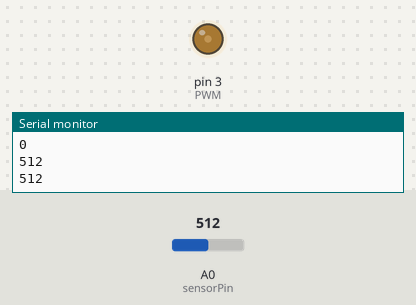
This sketch was run on a simulated Arduino Uno, built with avr-gcc and run on an emulated ATmega328P. On the bench: output pins drawn as LEDs (lit = HIGH), the last lines printed to the serial monitor. The test bench sets the inputs (shaded band); at power-on: A0 (sensorPin) = 512.

Above: at 2.8 s.
2.9 s: A0 (sensorPin) set to 716
At 4.2 s:
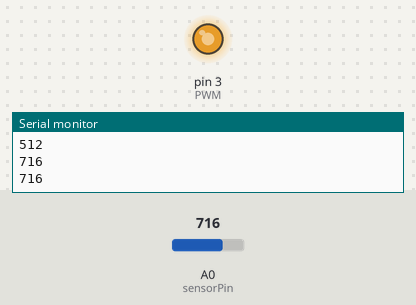
4.5 s: A0 (sensorPin) set to 810
At 5.9 s:
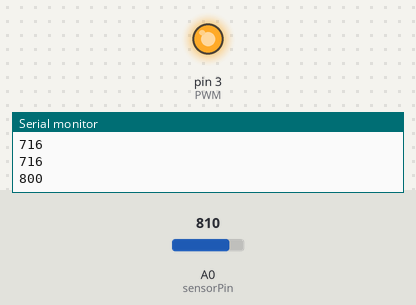
Timing chart, 0 to 7.5 s (numbered marks = the images above; inputs shaded):
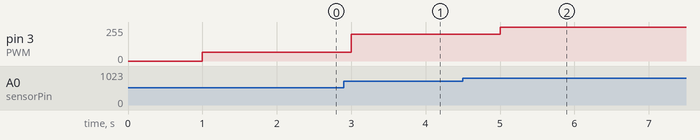

The sketch:

fan_pwm.ino
```cpp
int sensorPin = A0;
int PWM = 3;
int sensorVal;
int PWMVal;

void setup() {
  // put your setup code here, to run once:
  pinMode(sensorPin, INPUT);
  pinMode(PWM, OUTPUT);
  Serial.begin(9600);

}

void loop() {
  // put your main code here, to run repeatedly:
  //this code prints sensor value to the console
  Serial.println(sensorVal);
  delay(1000);

  //read sensor value and set upper limit cap
  sensorVal = analogRead(sensorPin);
  if(sensorVal >800){
    sensorVal = 800;
  }

  //map and assign pwm values to the fan output 0 to 255 corresponds to 0 to 100%
  PWMVal = map(sensorVal, 450, 800, 26, 255);

  //set 450 as out cutout or cut in limit where the fan switches from off to the lower PWM limit
  if(sensorVal <450){
    PWMVal = 0;
  }

  //write the PWM value to the pwm output pin
  analogWrite(PWM, PWMVal);

}
```

Measured:
- after the input at 2.9 s, pin 3 (PWM): 66/255 → 200/255 after 0.10 s
- after the input at 4.5 s, pin 3 (PWM): 200/255 → 255/255 after 0.50 s
